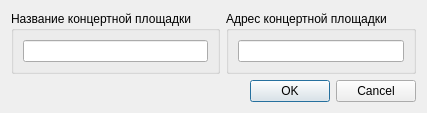
<?xml version="1.0" encoding="UTF-8"?>
<ui version="4.0">
 <class>CPlaceDialog</class>
 <widget class="QDialog" name="CPlaceDialog">
  <property name="geometry">
   <rect>
    <x>0</x>
    <y>0</y>
    <width>400</width>
    <height>100</height>
   </rect>
  </property>
  <property name="windowTitle">
   <string>Dialog</string>
  </property>
  <layout class="QGridLayout" name="gridLayout">
   <item row="0" column="0">
    <widget class="QGroupBox" name="groupBox">
     <property name="title">
      <string>Название концертной площадки</string>
     </property>
     <layout class="QGridLayout" name="gridLayout_2">
      <item row="0" column="0">
       <widget class="QLineEdit" name="lePlaceTitle"/>
      </item>
     </layout>
    </widget>
   </item>
   <item row="0" column="1">
    <widget class="QGroupBox" name="groupBox_2">
     <property name="title">
      <string>Адрес концертной площадки</string>
     </property>
     <layout class="QGridLayout" name="gridLayout_3">
      <item row="0" column="0">
       <widget class="QLineEdit" name="lePlaceAddress"/>
      </item>
     </layout>
    </widget>
   </item>
   <item row="1" column="1">
    <widget class="QDialogButtonBox" name="buttonBox">
     <property name="standardButtons">
      <set>QDialogButtonBox::Cancel|QDialogButtonBox::Ok</set>
     </property>
    </widget>
   </item>
  </layout>
 </widget>
 <resources/>
 <connections/>
</ui>
